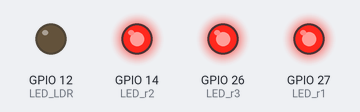
Recording of a sketch running on a simulated ESP32. On the bench: output pins drawn as LEDs (lit = HIGH).

Above: at 1.0 s.
At 3.0 s:
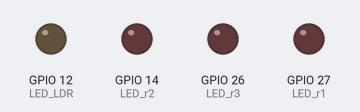
Timing chart, 0 to 5.2 s (numbered marks = the images above):
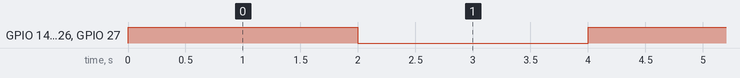

The sketch:

sketch_jan27a.ino
```cpp
#define LDR_PIN 36
#define IR1_r1 18
#define IR2_r1 19
#define PIR_PIN_r1 25 //27

#define IR1_r2 32
#define IR2_r2 33
#define PIR_PIN_r2 35

#define LED_LDR 12
#define LED_r2 14
#define LED_r1 27
#define LED_r3 26


void setup() {
    Serial.begin(9600);
    pinMode(IR1_r1, INPUT);
    pinMode(IR2_r1, INPUT);
    pinMode(LED_r1, OUTPUT);

    pinMode(PIR_PIN_r1, INPUT);

   ledcSetup(0, 5000, 8);       // channel 0, ferq 5 kh , resolution 8 bit (0-255)
   ledcAttachPin(LED_LDR, 0);   // connect channel to pin

   pinMode(IR1_r2, INPUT);
   pinMode(IR2_r2, INPUT);
   pinMode(LED_r2, OUTPUT);
   pinMode(LED_r3, OUTPUT);

   pinMode(PIR_PIN_r2, INPUT);


}

void loop(){
  //ledcWrite(0, 255);
  digitalWrite(LED_r1, HIGH);
  digitalWrite(LED_r2, HIGH);
  digitalWrite(LED_r3, HIGH);
  delay(2000);
  //ledcWrite(0, 0);
  digitalWrite(LED_r1, LOW);
  digitalWrite(LED_r2, LOW);
  digitalWrite(LED_r3, LOW);
  delay(2000);
}
```

Measured:
- by itself, GPIO 14 (LED_r2), GPIO 26 (LED_r3), GPIO 27 (LED_r1): alternates HIGH for 2.0 s and LOW for 2.0 s
